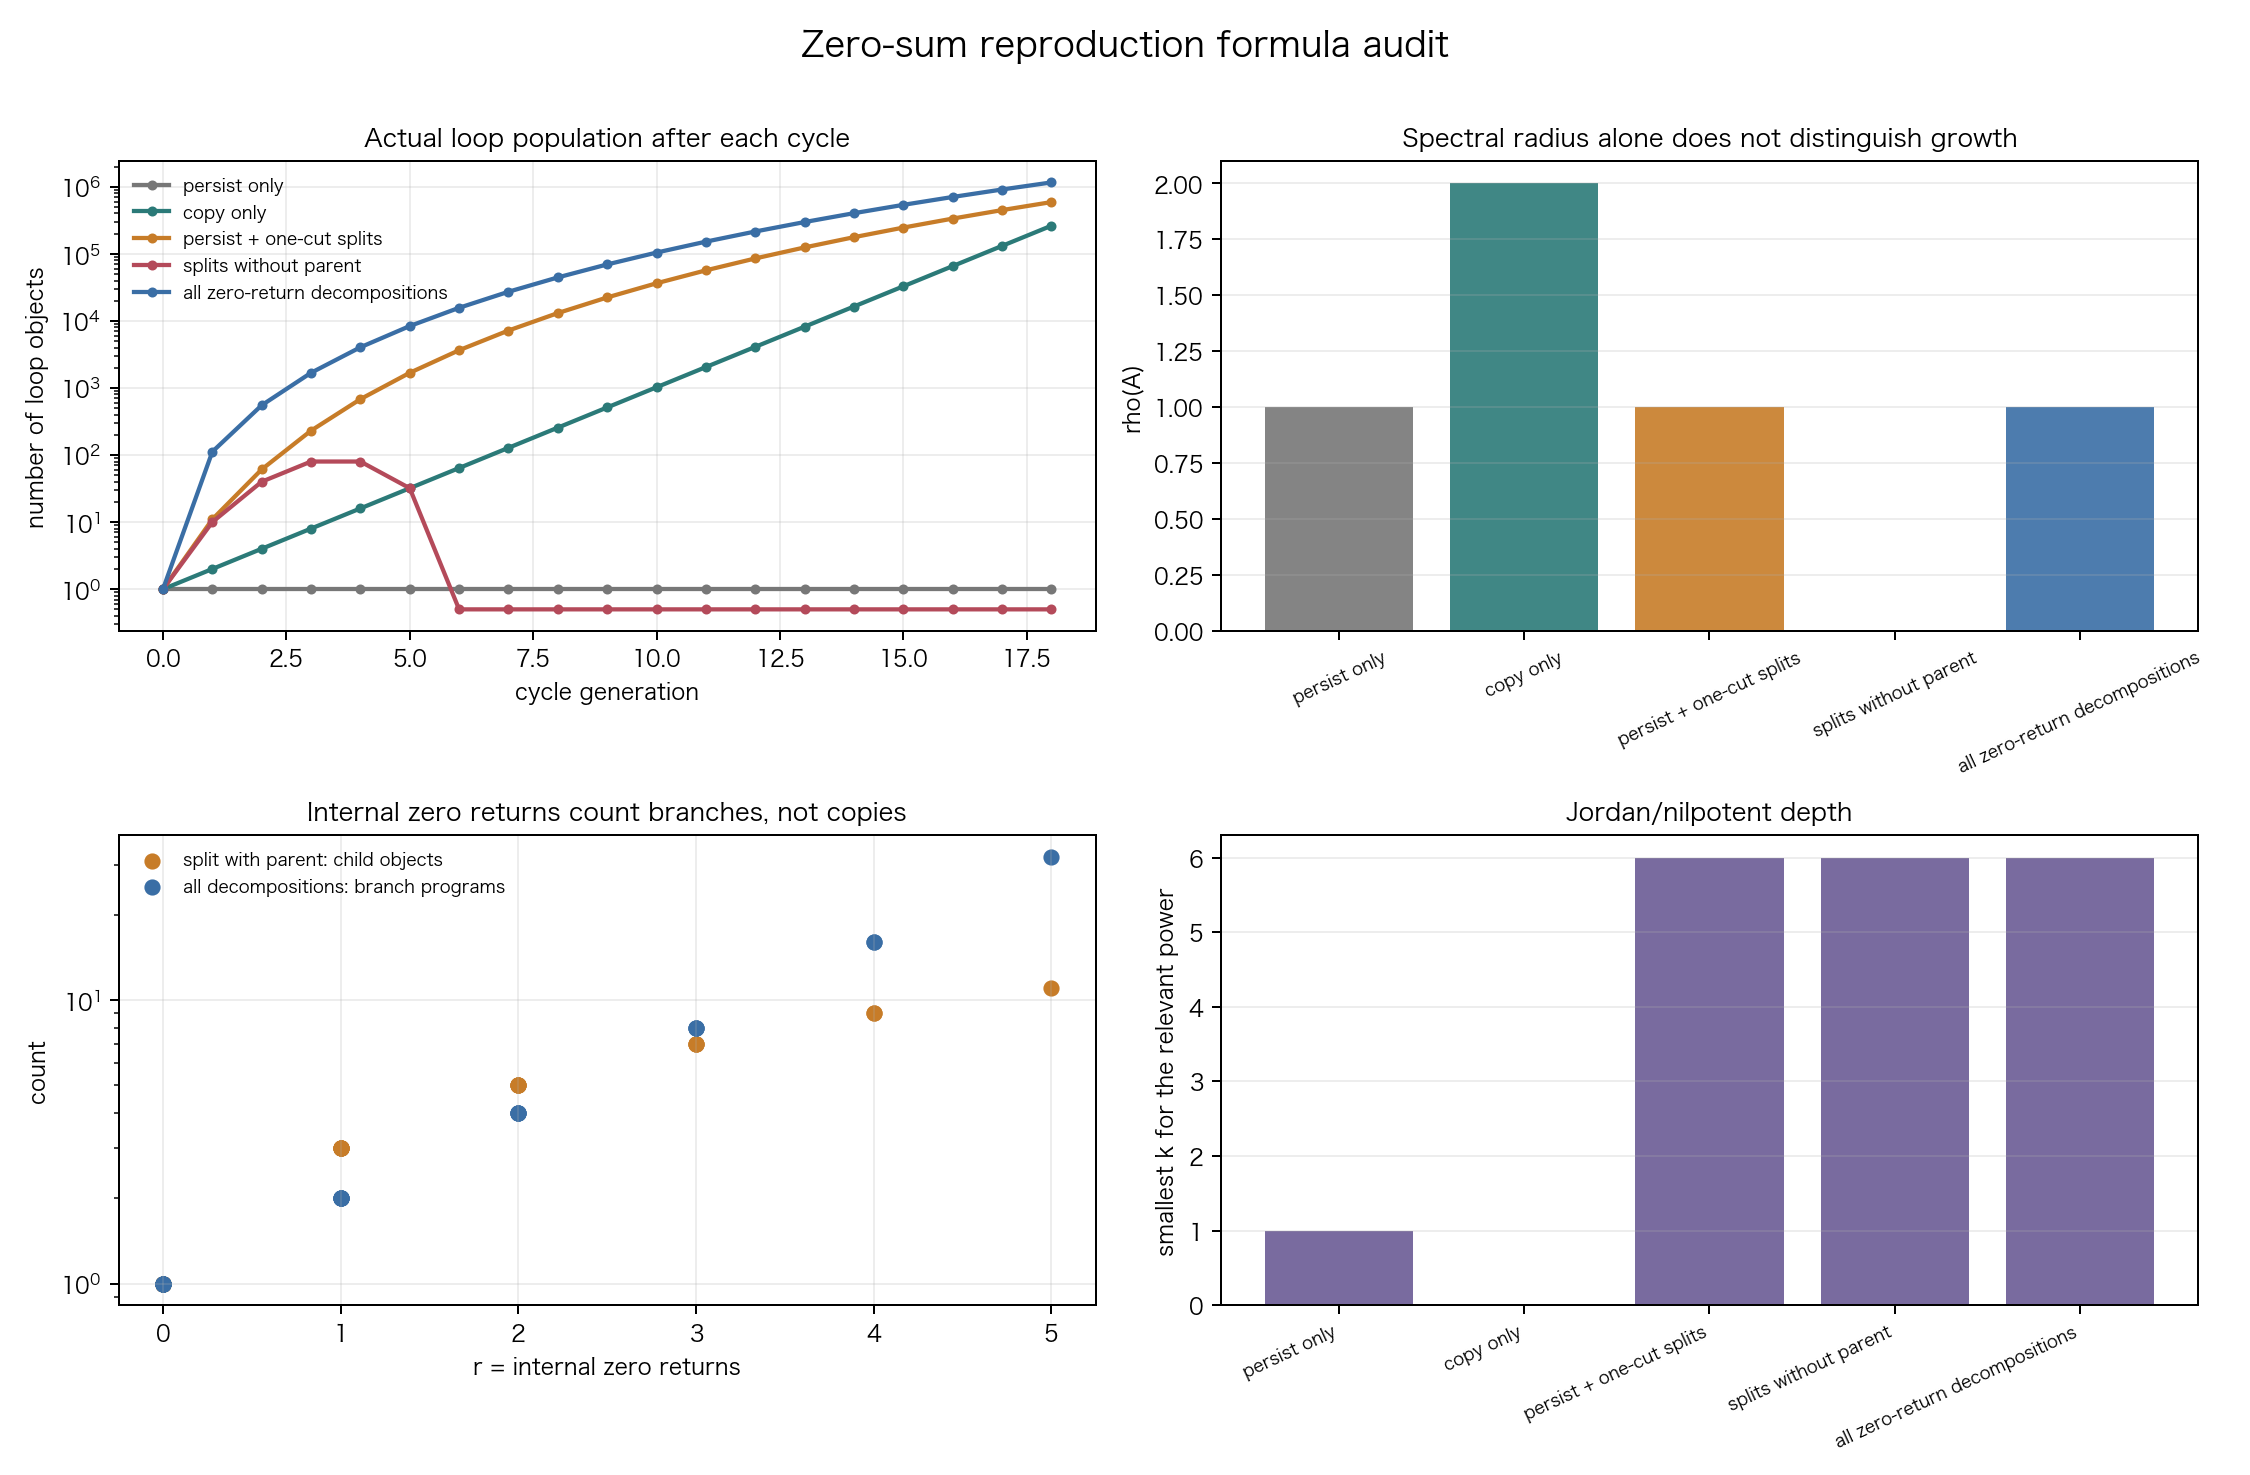

The Python source for this figure:
#!/usr/bin/env python3
# -*- coding: utf-8 -*-
"""
Zero-sum closure versus reproduction audit
==========================================

The earlier cycle-evolution sandbox used multipliers such as

    M = 1 + r
    M = 2**r

where r was the number of internal returns to zero. Those numbers counted
possible descriptions or branch programs. They did not automatically count
new physical loops.

This audit separates four objects that had been conflated:

    closure
    persistence
    splitting
    copying

All rules are deterministic and have no channel weights:

    persist       w -> [w]
    copy          w -> [w, w]
    split_parent  w -> [w] plus one split for every internal zero-return cut
    split_only    w -> one split for every internal zero-return cut
    split_all     w -> all decompositions at subsets of zero-return cuts

The exact transition matrix is built over all cyclic zero-sum words up to
period 12. There are no probabilities and no fitted fertility parameter.

Run:
    python3 simulations/zero_sum_reproduction_audit.py
"""
from __future__ import annotations

import json
import math
import os
import tempfile
from dataclasses import dataclass
from itertools import combinations
from pathlib import Path

os.environ.setdefault(
    "MPLCONFIGDIR",
    os.path.join(tempfile.gettempdir(), "mpl-zero-sum"),
)

import matplotlib

matplotlib.use("Agg")
import matplotlib.pyplot as plt
import numpy as np

try:
    from simulations.zero_sum_cycle_evolution import canonical_cycle
except ModuleNotFoundError:
    from zero_sum_cycle_evolution import canonical_cycle


ROOT = Path(__file__).resolve().parents[1]
OUT_JSON = ROOT / "simulations" / "zero_sum_reproduction_audit_results.json"
OUT_PNG = ROOT / "simulations" / "zero_sum_reproduction_audit.png"

MAX_PERIOD = 12
GENERATIONS = 18
SEEDS = (
    "++--",
    "+-+-",
    "+-+-+-",
    "+-+-+-+-+-+-",
)


@dataclass(frozen=True)
class Rule:
    name: str
    label: str


RULES = (
    Rule("persist", "persist only"),
    Rule("copy", "copy only"),
    Rule("split_parent", "persist + one-cut splits"),
    Rule("split_only", "splits without parent"),
    Rule("split_all", "all zero-return decompositions"),
)


def word_from_string(text: str) -> tuple[int, ...]:
    value = tuple(1 if char == "+" else -1 for char in text)
    if sum(value) != 0:
        raise ValueError(f"word is not zero-sum: {text}")
    return value


def word_to_string(word: tuple[int, ...]) -> str:
    return "".join("+" if value == 1 else "-" for value in word)


def all_modes(max_period: int = MAX_PERIOD) -> tuple[tuple[int, ...], ...]:
    modes = set()
    for period in range(2, max_period + 1, 2):
        for positions in combinations(range(period), period // 2):
            positive = set(positions)
            word = tuple(
                1 if index in positive else -1
                for index in range(period)
            )
            modes.add(canonical_cycle(word))
    return tuple(sorted(modes, key=lambda item: (len(item), item)))


def internal_cuts(word: tuple[int, ...]) -> tuple[int, ...]:
    total = 0
    cuts = []
    for index, value in enumerate(word[:-1], start=1):
        total += value
        if total == 0:
            cuts.append(index)
    return tuple(cuts)


def split_at(
    word: tuple[int, ...],
    cut: int,
) -> tuple[tuple[int, ...], tuple[int, ...]]:
    return (
        canonical_cycle(word[:cut]),
        canonical_cycle(word[cut:]),
    )


def child_branches(
    word: tuple[int, ...],
    rule: str,
) -> list[tuple[tuple[int, ...], ...]]:
    cuts = internal_cuts(word)

    if rule == "persist":
        return [(word,)]

    if rule == "copy":
        return [(word, word)]

    if rule == "split_parent":
        branches = [(word,)]
        branches.extend(split_at(word, cut) for cut in cuts)
        return branches

    if rule == "split_only":
        return [split_at(word, cut) for cut in cuts]

    if rule == "split_all":
        branches = []
        cut_count = len(cuts)
        for mask in range(1 << cut_count):
            positions = [0]
            positions.extend(
                cuts[index]
                for index in range(cut_count)
                if (mask >> index) & 1
            )
            positions.append(len(word))
            branches.append(
                tuple(
                    canonical_cycle(word[positions[index] : positions[index + 1]])
                    for index in range(len(positions) - 1)
                )
            )
        return branches

    raise ValueError(f"unknown rule: {rule}")


def transition_matrix(
    modes: tuple[tuple[int, ...], ...],
    rule: str,
) -> np.ndarray:
    mode_index = {word: index for index, word in enumerate(modes)}
    matrix = np.zeros((len(modes), len(modes)), dtype=np.int64)
    for parent_index, word in enumerate(modes):
        for branch in child_branches(word, rule):
            for child in branch:
                matrix[mode_index[child], parent_index] += 1
    return matrix


def sequence(
    matrix: np.ndarray,
    modes: tuple[tuple[int, ...], ...],
    seed_word: str,
    generations: int,
) -> list[int]:
    mode_index = {word: index for index, word in enumerate(modes)}
    seed = canonical_cycle(word_from_string(seed_word))
    if seed not in mode_index:
        raise ValueError(f"seed is not in finite mode set: {seed_word}")

    population = np.zeros(len(modes), dtype=np.int64)
    population[mode_index[seed]] = 1
    values = []
    for _ in range(generations + 1):
        values.append(int(np.sum(population)))
        population = matrix @ population
    return values


def nilpotent_index(matrix: np.ndarray) -> int | None:
    if not np.any(matrix):
        return 1
    power = np.eye(matrix.shape[0], dtype=np.int64)
    for index in range(1, matrix.shape[0] + 1):
        power = power @ matrix
        if not np.any(power):
            return index
    return None


def classify_sequence(values: list[int]) -> str:
    if values[-1] == 0:
        return "finite extinction"
    if all(value == values[0] for value in values):
        return "constant"
    if len(values) >= 3 and values[-2] > 0:
        ratio = values[-1] / values[-2]
        if ratio > 1.5:
            return "exponential"
    return "polynomial/subexponential"


def matrix_audit(matrix: np.ndarray) -> dict[str, object]:
    float_matrix = matrix.astype(float)
    eigenvalues = np.linalg.eigvals(float_matrix)
    spectral_radius = float(np.max(np.abs(eigenvalues)))

    result: dict[str, object] = {
        "spectral_radius": spectral_radius,
        "zero_eigenvalues": int(np.count_nonzero(np.abs(eigenvalues) < 1.0e-10)),
    }
    if math.isclose(spectral_radius, 1.0, abs_tol=1.0e-10):
        unipotent = matrix - np.eye(matrix.shape[0], dtype=np.int64)
        result["unipotent_nilpotent_index"] = nilpotent_index(unipotent)
    elif math.isclose(spectral_radius, 0.0, abs_tol=1.0e-10):
        result["nilpotent_index"] = nilpotent_index(matrix)
    return result


def multiplicity_table(modes: tuple[tuple[int, ...], ...]) -> list[dict[str, object]]:
    rows = []
    seen_returns = set()
    for word in sorted(modes, key=lambda item: (len(item), internal_cuts(item))):
        period = len(word)
        returns = len(internal_cuts(word))
        key = (period, returns)
        if key in seen_returns:
            continue
        seen_returns.add(key)

        split_parent = child_branches(word, "split_parent")
        split_only = child_branches(word, "split_only")
        split_all = child_branches(word, "split_all")
        rows.append(
            {
                "word": word_to_string(word),
                "period": period,
                "returns": returns,
                "split_parent_paths": len(split_parent),
                "split_parent_objects": sum(len(branch) for branch in split_parent),
                "split_only_paths": len(split_only),
                "split_only_objects": sum(len(branch) for branch in split_only),
                "split_all_paths": len(split_all),
                "split_all_objects": sum(len(branch) for branch in split_all),
            }
        )
    return rows


def make_plot(
    audits: dict[str, dict[str, object]],
    sequences: dict[str, dict[str, list[int]]],
    multiplicity: list[dict[str, object]],
) -> None:
    plt.rcParams.update(
        {
            "font.size": 9,
            "axes.titlesize": 10,
            "axes.labelsize": 9,
            "legend.fontsize": 8,
            "axes.unicode_minus": False,
        }
    )
    fig, axes = plt.subplots(2, 2, figsize=(12.5, 8.2))
    seed = "+-+-+-+-+-+-"
    colors = {
        "persist": "#777777",
        "copy": "#2B7A78",
        "split_parent": "#C77C28",
        "split_only": "#B44A5A",
        "split_all": "#3A6EA5",
    }
    generations = np.arange(GENERATIONS + 1)

    for rule in RULES:
        values = np.maximum(sequences[rule.name][seed], 0.5)
        axes[0, 0].plot(
            generations,
            values,
            marker="o",
            markersize=3,
            linewidth=1.7,
            color=colors[rule.name],
            label=rule.label,
        )
    axes[0, 0].set_yscale("log")
    axes[0, 0].set_title("Actual loop population after each cycle")
    axes[0, 0].set_xlabel("cycle generation")
    axes[0, 0].set_ylabel("number of loop objects")
    axes[0, 0].grid(alpha=0.22)
    axes[0, 0].legend(frameon=False, fontsize=7)

    for rule in RULES:
        values = audits[rule.name]
        axes[0, 1].bar(
            rule.label,
            values["spectral_radius"],
            color=colors[rule.name],
            alpha=0.9,
        )
    axes[0, 1].set_title("Spectral radius alone does not distinguish growth")
    axes[0, 1].set_ylabel("rho(A)")
    axes[0, 1].tick_params(axis="x", rotation=25, labelsize=7)
    axes[0, 1].grid(axis="y", alpha=0.22)

    returns = np.array([row["returns"] for row in multiplicity], dtype=float)
    parent_objects = np.array(
        [row["split_parent_objects"] for row in multiplicity],
        dtype=float,
    )
    all_paths = np.array(
        [row["split_all_paths"] for row in multiplicity],
        dtype=float,
    )
    axes[1, 0].scatter(
        returns,
        parent_objects,
        label="split with parent: child objects",
        color="#C77C28",
        s=30,
    )
    axes[1, 0].scatter(
        returns,
        all_paths,
        label="all decompositions: branch programs",
        color="#3A6EA5",
        s=30,
    )
    axes[1, 0].set_yscale("log")
    axes[1, 0].set_title("Internal zero returns count branches, not copies")
    axes[1, 0].set_xlabel("r = internal zero returns")
    axes[1, 0].set_ylabel("count")
    axes[1, 0].grid(alpha=0.22)
    axes[1, 0].legend(frameon=False, fontsize=7)

    labels = []
    degrees = []
    for rule in RULES:
        audit = audits[rule.name]
        index = audit.get("unipotent_nilpotent_index")
        if index is None:
            index = audit.get("nilpotent_index", 0)
        labels.append(rule.label)
        degrees.append(index)
    positions = np.arange(len(labels))
    axes[1, 1].bar(positions, degrees, color="#6B5B95", alpha=0.9)
    axes[1, 1].set_xticks(positions)
    axes[1, 1].set_xticklabels(labels, rotation=25, ha="right", fontsize=7)
    axes[1, 1].set_title("Jordan/nilpotent depth")
    axes[1, 1].set_ylabel("smallest k for the relevant power")
    axes[1, 1].grid(axis="y", alpha=0.22)

    fig.suptitle("Zero-sum reproduction formula audit", fontsize=14)
    fig.tight_layout(rect=(0, 0, 1, 0.97))
    fig.savefig(OUT_PNG, dpi=180)
    plt.close(fig)


def main() -> None:
    modes = all_modes()
    audits = {}
    sequences = {}
    for rule in RULES:
        matrix = transition_matrix(modes, rule.name)
        audits[rule.name] = matrix_audit(matrix)
        sequences[rule.name] = {
            seed: sequence(matrix, modes, seed, GENERATIONS)
            for seed in SEEDS
        }

    for rule in RULES:
        for seed, values in sequences[rule.name].items():
            audits[rule.name].setdefault("sequence_classes", {})[seed] = (
                classify_sequence(values)
            )

    multiplicity = multiplicity_table(modes)
    make_plot(audits, sequences, multiplicity)

    payload = {
        "model": {
            "zero_constraint": "each cyclic word has total charge zero",
            "modes": "all cyclic balanced words up to period 12",
            "weights": "none",
            "probabilities": "none",
            "rules": {rule.name: rule.label for rule in RULES},
            "generations": GENERATIONS,
        },
        "matrix_audit": audits,
        "multiplicity_table": multiplicity,
        "sequences": sequences,
        "interpretation": {
            "copying": (
                "among the five tested rules, only the explicit copy rule "
                "gives exponential growth; multi-type autocatalytic cycles "
                "remain a separate possibility"
            ),
            "closure": (
                "closure alone gives persistence, not reproduction"
            ),
            "splitting": (
                "splitting into non-reproducing subloops gives at most "
                "polynomial accumulation; if the parent is removed, the "
                "process can die in finite generations"
            ),
            "formula_warning": (
                "M=1+r and M=2**r are branch-program counts. They are not "
                "automatically physical offspring counts and do not by "
                "themselves imply exponential lineage growth"
            ),
        },
    }
    OUT_JSON.write_text(
        json.dumps(payload, ensure_ascii=False, indent=2),
        encoding="utf-8",
    )

    print(json.dumps(payload["interpretation"], ensure_ascii=False, indent=2))
    print("\nmatrix audit")
    for rule in RULES:
        audit = audits[rule.name]
        print(
            f"{rule.name:>12}  rho={audit['spectral_radius']:.3f}  "
            f"zero_eigs={audit['zero_eigenvalues']:>3}  "
            f"unipotent_depth={audit.get('unipotent_nilpotent_index')}  "
            f"nilpotent_depth={audit.get('nilpotent_index')}"
        )
    print(f"\nplot: {OUT_PNG}")
    print(f"json: {OUT_JSON}")


if __name__ == "__main__":
    main()
